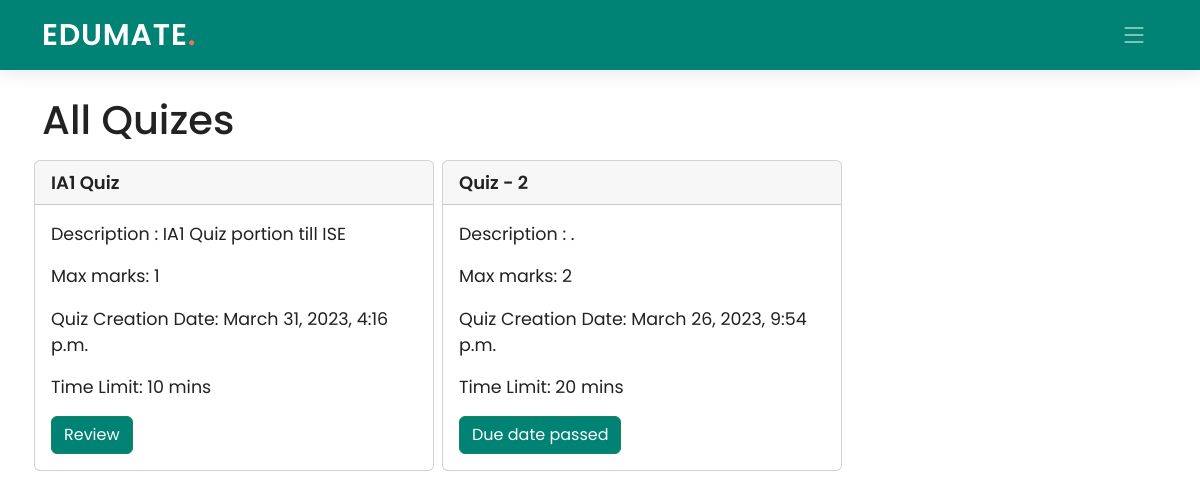
The app's page /student/1/classroom/PPJ8YI/quiz/ with its own data.
### Teacher/models.py (models this page shows, shortened)
class Quiz(models.Model):
    quiz_name = models.CharField(max_length=200)
    description= models.CharField(max_length=100, null=True)
    time_limit = models.PositiveBigIntegerField(default=10)
    quiz_date = models.DateTimeField(default=datetime.now)
    teach_id = models.ForeignKey("Edumate_app.Teachers", on_delete=models.CASCADE, blank=True, null=True)
    class_code = models.ForeignKey(ClassTeachers, on_delete=models.CASCADE, blank=True, null=True)

### Student/views.py (the view)
# urls.py: path('classroom/<pk2>/quiz/', views.quiz, name='quiz_stud'),
def quiz(request, pk, pk2):
    quiz = Quiz.objects.filter(class_code = pk2)
    stud = Students.objects.get(stud_id=pk)
    answered=Quiz_marks.objects.filter(student=stud).values_list('student','quiz')
    quiz_list = []
    for i in quiz:
        a=(pk,i.id)
        answer = False
        if a in answered:
            answer = True
        quiz_list.append([i,answer])
    today = timezone.localtime(timezone.now())
    questionCount = []
    for i in quiz:
        questionCount.append(len(Question.objects.filter(quiz = i)))
    return render(request, 'Student/quiz_student.html', {'pk': pk, 'pk2': pk2, 'quiz': zip(quiz_list, questionCount),'today':today})

### Student/templates/Student/quiz_student.html (shortened to what this page needs)
{% extends './base_student.html' %}
{% load static %}
{% block navbar %}
  <header id="header" class="header d-flex align-items-center">
    <div class="container-fluid container-xl d-flex align-items-center justify-content-between">
      <a href="#" class="logo d-flex align-items-center">
        <h1>EDUMATE<span>.</span></h1>
      </a>
      <i class="mobile-nav-toggle mobile-nav-show bi bi-list"></i>
    </div>
  </header>
  {% endblock navbar %}
{% block content %}
<br><br>
<div class="Container">
    <h1>All Quizes</h1>
    <div class="row">
        {% for i, j in quiz %}
            <div class="card my-2 mx-1 col-md-4" style="width: 25rem; padding:0px;">
                <div class="card-header">
                  <div style="font-weight: 600; font-size: 18px">
                    {{i.0.quiz_name}}
                  </div>
                </div>
                <div class="card-body">
                  <blockquote class="blockquote mb-0">
                    <p><small>Description : {{i.0.description}}</small></p>
                    <p><small>Max marks: {{ j }}</small></p>
                    <p><small>Quiz Creation Date: {{ i.0.quiz_date }}</small></p>
                    <p><small>Time Limit: {{ i.0.time_limit }} mins</small></p>
                    {% if i.1 %}
                        <a href="{% url 'review_quiz' pk=pk pk2=pk2 pk3=i.0.id %}" class="btn btn-success">Review</a>
                    {% else %}
                        {% if i.0.quiz_date >= today %}
                        <a href="{% url 'ansquiz' pk=pk pk2=pk2 pk3=i.0.id %}" class="btn btn-success">Answer Quiz</a>
                        {% else %}
                        <a href="{% url 'ansquiz' pk=pk pk2=pk2 pk3=i.0.id %}" class="btn btn-success" style="pointer-events: none">Due date passed</a>
                        {% endif %}
                    {% endif %}
                  </blockquote>
                </div>
              </div>
        {% endfor %}
    </div>
    </div>
{% endblock content %}

### Edumate_app/static/Edumate_app/assets/css/index.css (style rules this page uses)
:root { --font-default: "Open Sans", system-ui, -apple-system, "Segoe UI", Roboto, "Helvetica Neue", Arial, "Noto Sans", "Liberation Sans", sans-serif, "Apple Color Emoji", "Segoe UI Emoji", "Segoe UI Symbol", "Noto Color Emoji"; --font-primary: "Poppins", sans-serif; --font-secondary: "Poppins", sans-serif; }
:root { --color-default: #222222; --color-primary: #008374; --color-secondary: #f85a40; }
:root { scroll-behavior: smooth; }
body { font-family: var(--font-primary); color: var(--color-default); }
a { color: var(--color-primary); text-decoration: none; }
h1, h2, h3, h4, h5, h6 { font-family: var(--font-primary); }
.header { z-index: 997; height: 90px; background-color: var(--color-primary); }
.header.sticked { position: fixed; top: 0; right: 0; left: 0; height: 70px; box-shadow: 0px 2px 20px rgba(0, 0, 0, 0.1); }
.header .logo h1 { font-size: 30px; margin: 0; font-weight: 600; letter-spacing: 0.8px; color: #fff; font-family: var(--font-primary); }
.header .logo h1 span { color: #f96f59; }
@media (max-width: 1279px) { .mobile-nav-show { color: rgba(255, 255, 255, 0.6); font-size: 28px; cursor: pointer; line-height: 0; transition: 0.5s; z-index: 9999; margin-right: 10px; } }

### Student/templates/Student/quiz_student.html (style rules this page uses)
.btn-success, .btn-success:active, .btn-success:visited { background-color: #008374 !important; }

### records on screen
Quiz: quiz_name "IA1 Quiz", description "IA1 Quiz portion till ISE", id "1", quiz_date "March 31, 2023, 4:16 p.m.", time_limit "10", shows "Review"
Quiz: quiz_name "Quiz - 2", description ".", j "2", quiz_date "March 26, 2023, 9:54 p.m.", time_limit "20", shows "Due date passed"
